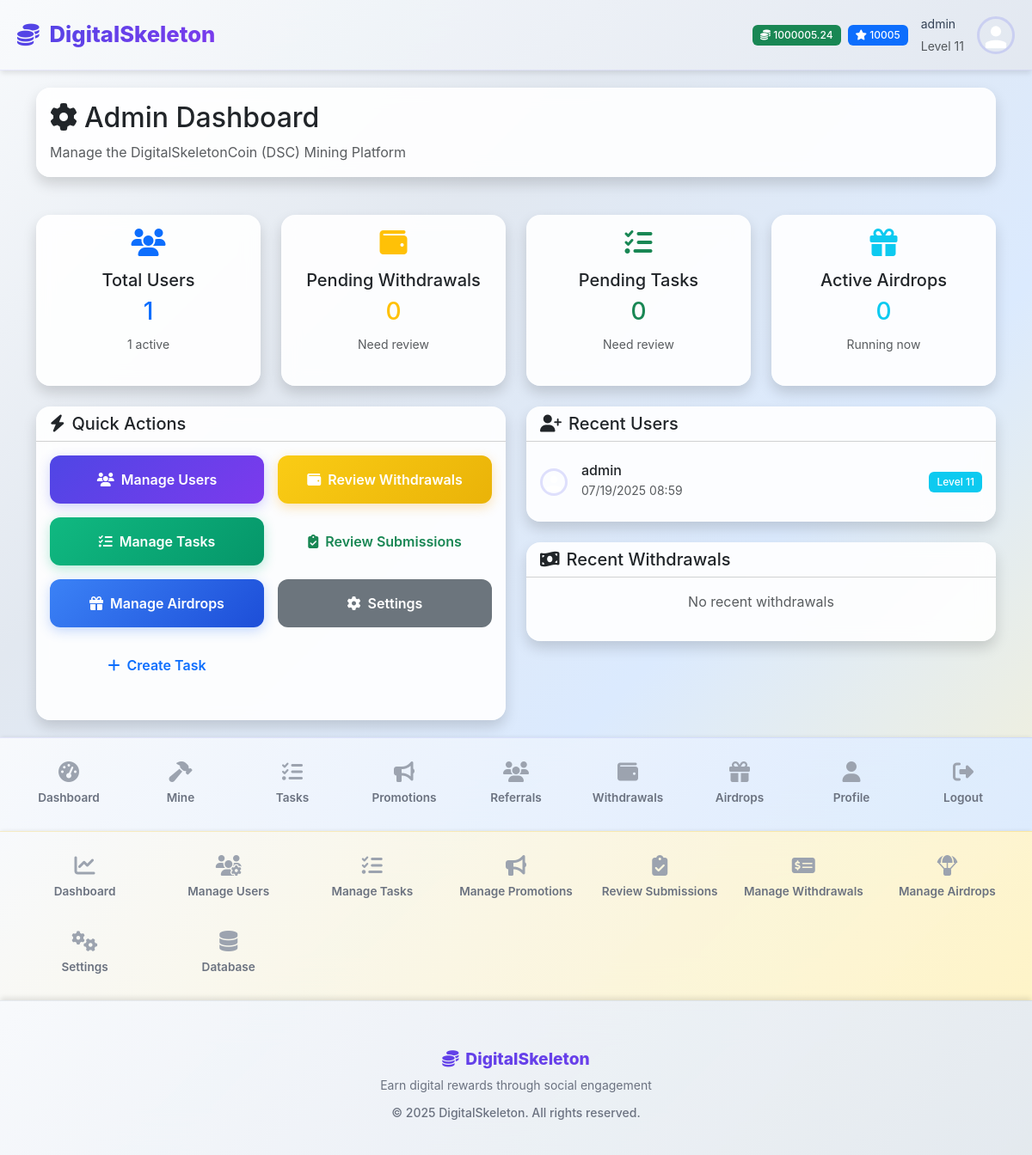
Page /admin/ (signed in) on the earlier database version.
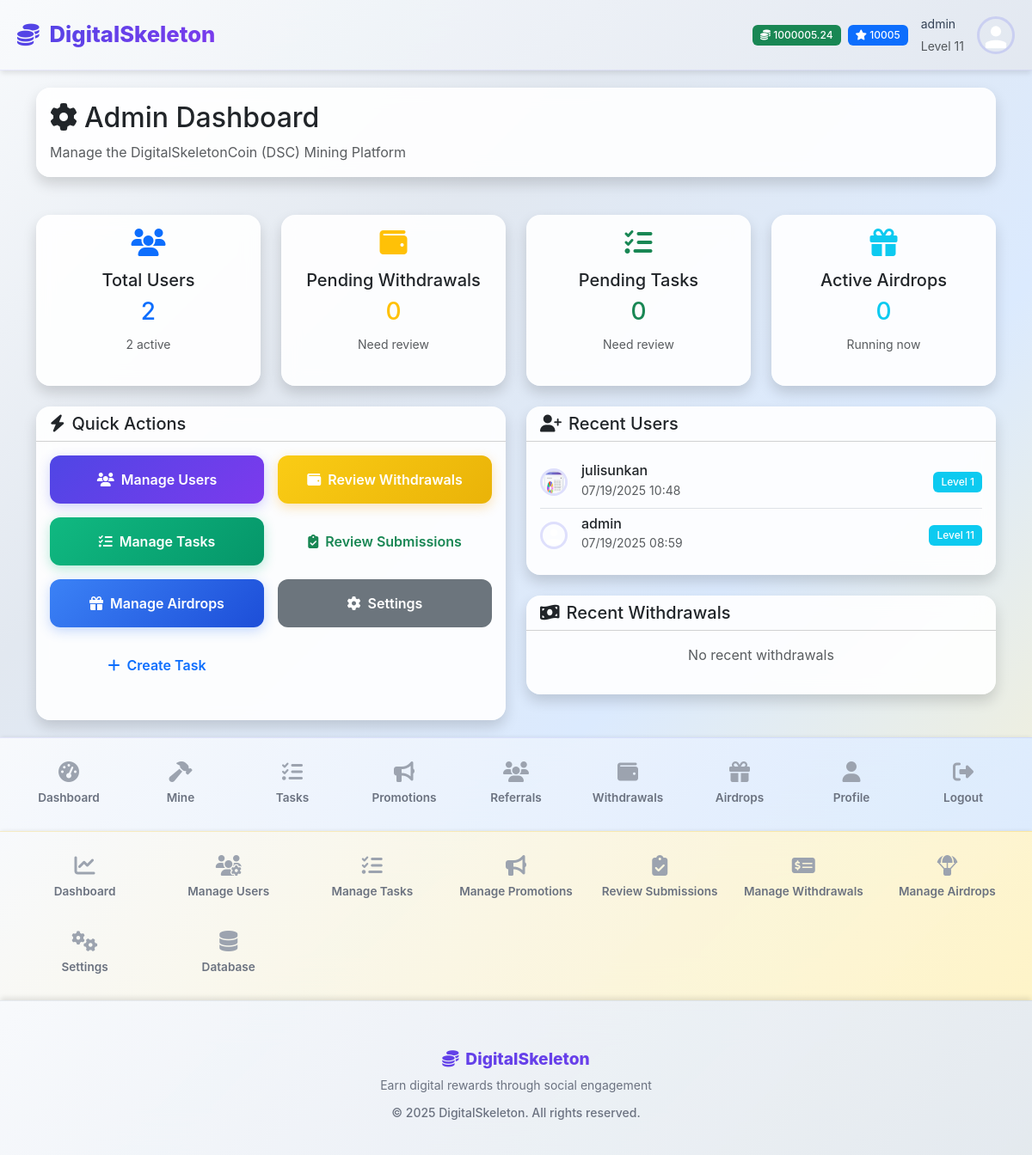
Same page on the later database version.
### models/user.py (models this page shows, shortened)
class User(UserMixin, db.Model):
    id = db.Column(db.Integer, primary_key=True)
    username = db.Column(db.String(64), unique=True, nullable=False)
    email = db.Column(db.String(120), unique=True, nullable=False)
    password_hash = db.Column(db.String(256))
    first_name = db.Column(db.String(64))
    last_name = db.Column(db.String(64))
    balance = db.Column(db.Float, default=0.0)
    xp = db.Column(db.Integer, default=0)
    level = db.Column(db.Integer, default=1)
    mining_power = db.Column(db.Float, default=1.0)
    is_active = db.Column(db.Boolean, default=True)
    is_admin = db.Column(db.Boolean, default=False)
    email_verified = db.Column(db.Boolean, default=True)  # Auto-verified, no verification needed
    created_at = db.Column(db.DateTime, default=datetime.utcnow)
    last_login = db.Column(db.DateTime)
    last_mining = db.Column(db.DateTime)
    daily_mission_date = db.Column(db.Date)
    daily_missions_completed = db.Column(db.Integer, default=0)
    referral_code = db.Column(db.String(16), unique=True)
    referred_by = db.Column(db.Integer, db.ForeignKey('user.id'))
    wallet_address = db.Column(db.String(200))
    wallet_type = db.Column(db.String(50))  # 'paypal', 'bank', 'crypto'
    profile_image = db.Column(db.String(255))  # path to profile image
    mining_sessions = db.relationship('MiningSession', backref='user', lazy='dynamic')
    task_completions = db.relationship('TaskCompletion', foreign_keys='TaskCompletion.user_id', backref='user', lazy='dynamic')
    task_reviews = db.relationship('TaskCompletion', foreign_keys='TaskCompletion.reviewed_by', backref='task_reviewer', lazy='dynamic')
    withdrawals = db.relationship('Withdrawal', foreign_keys='Withdrawal.user_id', backref='user', lazy='dynamic')
    withdrawal_reviews = db.relationship('Withdrawal', foreign_keys='Withdrawal.reviewed_by', backref='withdrawal_reviewer', lazy='dynamic')
    airdrop_participations = db.relationship('AirdropParticipation', backref='user', lazy='dynamic')
    def get_profile_image_url(self):
        if self.profile_image:
            if self.profile_image.startswith('default-avatar-'):
                return f"/static/images/{self.profile_image}"
            else:
                return f"/static/uploads/profiles/{self.profile_image}"
        return "/static/images/default-avatar.svg"
    @property
    def profile_image_url(self):
        return self.get_profile_image_url()
    @property
    def avatar_url(self):
        return self.get_profile_image_url()

### core/admin.py (the view)
@admin_bp.route('/')
@login_required
@admin_required
def dashboard():
    total_users = User.query.count()
    active_users = User.query.filter_by(is_active=True).count()
    pending_withdrawals = Withdrawal.query.filter_by(status='pending').count()
    pending_tasks = TaskCompletion.query.filter_by(status='pending').count()
    active_airdrops = Airdrop.query.filter_by(is_active=True).count()
    recent_users = User.query.order_by(User.created_at.desc()).limit(5).all()
    recent_withdrawals = Withdrawal.query.order_by(Withdrawal.requested_at.desc()).limit(5).all()
    return render_template('admin/dashboard.html',
                         total_users=total_users,
                         active_users=active_users,
                         pending_withdrawals=pending_withdrawals,
                         pending_tasks=pending_tasks,
                         active_airdrops=active_airdrops,
                         recent_users=recent_users,
                         recent_withdrawals=recent_withdrawals)

### app.py (called while the page is built, shortened)
@login_manager.user_loader
def load_user(user_id):
    from models.user import User
    return User.query.get(int(user_id))

@app.before_request
def check_maintenance_mode():
    from flask import current_app
    from models.settings import AppSettings
    if request.endpoint and request.endpoint.startswith('static'):
        return
    if request.endpoint in ['auth.login', 'auth.logout']:
        return
    if request.endpoint and request.endpoint.startswith('admin.') and current_user.is_authenticated and current_user.is_admin:
        return

@app.context_processor
def inject_app_settings():
    from models.settings import AppSettings
    return dict(app_settings=AppSettings.get_settings())

### core/admin.py (called while the page is built)
def admin_required(f):
    @wraps(f)
    def decorated_function(*args, **kwargs):
        if not current_user.is_authenticated or not current_user.is_admin:
            flash('Access denied. Admin privileges required.', 'error')
            return redirect(url_for('index'))
        return f(*args, **kwargs)
    return decorated_function

### templates/admin/dashboard.html (shortened to what the changed rows need)
{% extends "base.html" %}
{% block content %}
<div class="container">
    <div class="row mb-4">
        <div class="col-12">
            <div class="card border-0 shadow">
                <div class="card-body">
                    <h2><i class="fas fa-cog me-2"></i>Admin Dashboard</h2>
                </div>
            </div>
        </div>
    </div>
    <div class="row g-4 mb-4">
        <div class="col-md-3">
            <div class="card border-0 shadow h-100">
                <div class="card-body text-center">
                    <i class="fas fa-users text-primary mb-3" style="font-size: 2rem;"></i>
                    <h5 class="card-title">Total Users</h5>
                    <h3 class="text-primary">{{ total_users }}</h3>
                    <small class="text-muted">{{ active_users }} active</small>
                </div>
            </div>
        </div>
    </div>
    <div class="row g-4">
        <div class="col-lg-6">
            <div class="card border-0 shadow mb-4">
                <div class="card-body">
                    {% if recent_users %}
                    {% for user in recent_users %}
                    <div class="d-flex align-items-center py-2 {% if not loop.last %}border-bottom{% endif %}">
                        <img src="{{ user.avatar_url }}" alt="Avatar" class="rounded-circle me-3" width="32" height="32">
                        <div class="flex-grow-1">
                            <h6 class="mb-0">{{ user.username }}</h6>
                            <small class="text-muted">{{ user.created_at.strftime('%m/%d/%Y %H:%M') }}</small>
                        </div>
                        <span class="badge bg-info">Level {{ user.level }}</span>
                    </div>
                    {% endfor %}
                    {% else %}
                    <p class="text-muted text-center">No recent users</p>
                    {% endif %}
                </div>
            </div>
        </div>
    </div>
</div>
{% endblock %}

### templates/base.html (shortened to what the changed rows need)
<!DOCTYPE html>
<html lang="en" data-bs-theme="light">
<head>
    <link href="https://cdn.jsdelivr.net/npm/bootstrap@5.3.0/dist/css/bootstrap.min.css" rel="stylesheet">
    <link rel="stylesheet" href="https://cdnjs.cloudflare.com/ajax/libs/font-awesome/6.4.0/css/all.min.css">
    <link rel="stylesheet" href="{{ url_for('static', filename='css/style.css') }}">
</head>
<body>
    <header class="app-header">
        {% if current_user.is_authenticated %}
        <div class="user-info">
            <div class="d-flex align-items-center gap-2">
                <span class="badge bg-success">
                    <i class="fas fa-coins"></i> {{ "%.2f"|format(current_user.balance) }}
                </span>
                <span class="badge bg-primary">
                    <i class="fas fa-star"></i> {{ current_user.xp }}
                </span>
            </div>
            <div class="username d-none d-md-block">
                <small>{{ current_user.username }}</small><br>
                <small class="text-muted">Level {{ current_user.level }}</small>
            </div>
            <img src="{{ current_user.profile_image_url }}"
                 alt="Profile" class="user-avatar">
        </div>
        {% endif %}
    </header>
    <main class="main-content">
        <div class="container-fluid">
            {% block content %}{% endblock %}
        </div>
    </main>
</body>
</html>

Differences in the rows shown:
added User: avatar_url (picture), username "julisunkan", created_at "07/19/2025 10:48", level "1"
Other differences:
{{ total_users }}: "1" → "2"
{{ active_users }}: "1" → "2"
